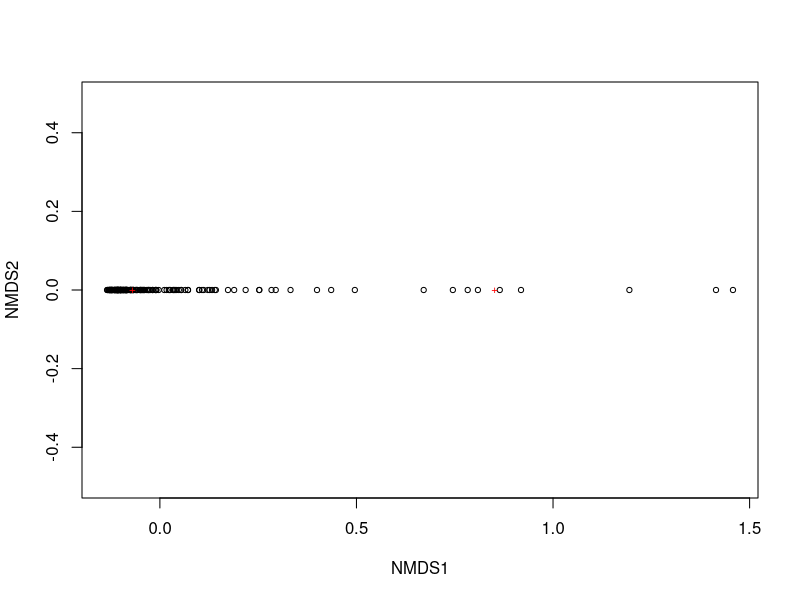

Source code (R):
library(vegan)

NMDS_data <- read.csv("SoilChem_NMDS.csv")

NMDS_data$pH <- as.numeric(NMDS_data$pH)
NMDS_data$Salinity_dS_m <- as.numeric(NMDS_data$Salinity_dS_m)

env <- NMDS_data[, c("pH", "Salinity_dS_m")]
env <- na.omit(env)

nmds <- metaMDS(env)
plot(nmds)
